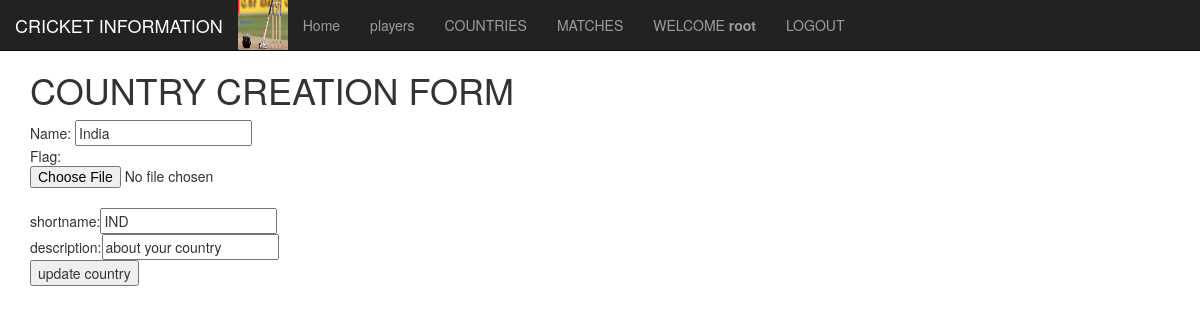
The app's page /update_country/1 (signed in) with its own data.
### info/models.py (models this page shows, shortened)
class UserProfile(AbstractUser):
	country = models.ForeignKey(Country,on_delete=models.PROTECT,
		related_name="userprofile",null=True,blank=True)

class abst(models.Model): # abstract model
	name=models.CharField(max_length=250)
	class Meta:
		abstract=True

class Country(abst):
	flag=models.ImageField(blank=True, null=True)
	shortname = models.CharField(max_length=256, unique=True)
	description=models.TextField(max_length=555,default="about your country")

### info/views.py (the view, shortened to what this page needs)
# urls.py: re_path("update_country/(?P<pk>[0-9]+)",update_country_view),# update_country_view(reobj,pk=23)
@login_required
def update_country_view(request,pk):
	country = Country.objects.filter(id=pk)
	if country:
		country=country[0]
		msg=""
	else:
		msg="country not found"
	return render(request, "info/update_country.html",
		{"data": country,"message":msg})

### info/templates/info/update_country.html (shortened to what this page needs)
{% extends 'info/home.html'%}
{% block container%}
	<h1>COUNTRY CREATION FORM</h1>
	<form method="post" enctype="multipart/form-data">
		Name: <input type="text" name="name" value="{{data.name}}"><br>
		Flag:<input type="file" name="flag"><br>
		shortname:<input type="text" name="shortname" value="{{data.shortname}}"><br>
		description:<input type="textarea" name="description" value="{{data.description}}"><br>
		<input type="submit" name="" value="update country">
	</form>
{% endblock %}

### info/templates/info/home.html (shortened to what this page needs)
<!DOCTYPE html>
<html lang="en">
<head>
  {% load static %}
  <link rel="stylesheet" href="https://maxcdn.bootstrapcdn.com/bootstrap/3.4.0/css/bootstrap.min.css">
  <link rel="stylesheet" type="text/css" href="//cdn.datatables.net/1.10.19/css/jquery.dataTables.min.css">
</head>
<body style="height:1500px">
<nav class="navbar navbar-inverse navbar-fixed-top">
  <div class="container-fluid">
    <div class="navbar-header">
      <a class="navbar-brand" href="#">CRICKET INFORMATION</a>
      <img src="{% static 'info/images/logo.jpeg' %}" width="50px" height="50px">
    </div>
    <ul class="nav navbar-nav">
      <li><a href="/">Home</a></li>
      {% if request.user.is_authenticated %}
      <li><a href="/players">players</a></li>
      <li><a href="/countries">COUNTRIES</a></li>
      <li><a href="/matches">MATCHES</a></li>
      <li><a href="#">WELCOME <b>{{ request.user.username}}</b></a>
      </li>
      <li><a href="/logout">LOGOUT</a></li>
      {% endif %}
    </ul>
  </div>
</nav>
<div class="container" style="margin-top:50px">
  {% block container%}{% endblock %}
</div>
</body>
</html>

### records on screen
UserProfile: user.username "root"
Country: name "India", shortname "IND", description "about your country"
